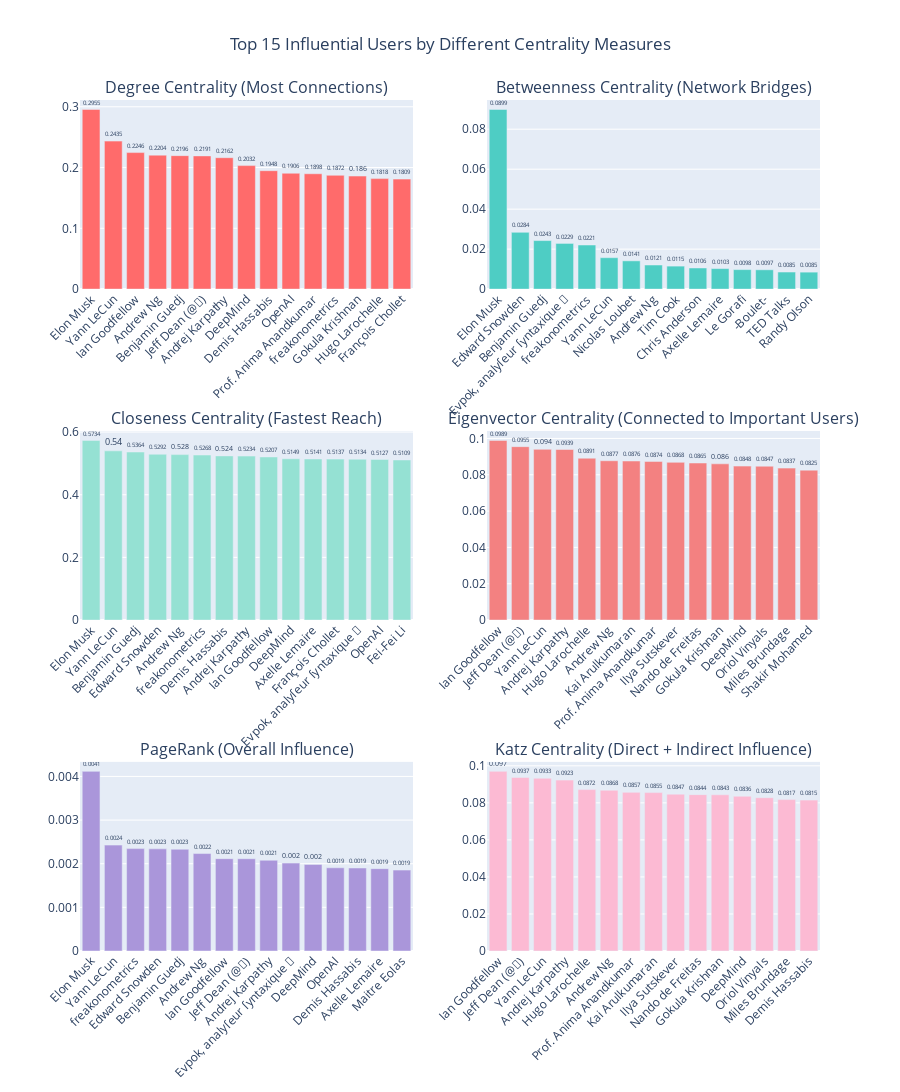

The notebook cell this image was saved under:
### Markdown cell above
### 2.1 Top Influential Users by Each Centrality Measure

Let's identify the most influential users according to each centrality measure. Different measures reveal different types of influence!

### Code cell
# Find top users by each centrality measure
top_n = 15

print("🌟 TOP INFLUENTIAL USERS BY CENTRALITY MEASURE")
print("=" * 80)

measures = {
    'degree': 'Degree Centrality (Most Connections)',
    'betweenness': 'Betweenness Centrality (Network Bridges)',
    'closeness': 'Closeness Centrality (Fastest Reach)',
    'eigenvector': 'Eigenvector Centrality (Connected to Important Users)',
    'pagerank': 'PageRank (Overall Influence)',
    'katz': 'Katz Centrality (Direct + Indirect Influence)',
}

top_users_by_measure = {}

for measure, description in measures.items():
    top_users = centrality_df.nlargest(top_n, measure)
    top_users_by_measure[measure] = top_users
    
    print(f"\n📊 {description}:")
    print("-" * 80)
    for idx, (i, row) in enumerate(top_users.iterrows(), 1):
        print(f"   {idx:2d}. {row['display_name']:20s} | Score: {row[measure]:.6f} | Connections: {row['degree_count']}")
    
    # Show overlap with other measures
    top_users_set = set(top_users['user'])
    overlaps = {}
    for other_measure, other_description in measures.items():
        if other_measure != measure:
            other_top = set(centrality_df.nlargest(top_n, other_measure)['user'])
            overlap = len(top_users_set & other_top)
            overlaps[other_measure] = overlap
    
    print(f"   Overlap with other top-{top_n} lists:")
    for other_measure, overlap in overlaps.items():
        print(f"      - {measures[other_measure]}: {overlap}/{top_n} users")

# Create visualization
fig = make_subplots(
    rows=3, cols=2,
    subplot_titles=list(measures.values()),
    specs=[[{"type": "bar"}, {"type": "bar"}],
           [{"type": "bar"}, {"type": "bar"}],
           [{"type": "bar"}, {"type": "bar"}]]
)

colors = ['#FF6B6B', '#4ECDC4', '#95E1D3', '#F38181', '#AA96DA', '#FCBAD3']
row_col = [(1,1), (1,2), (2,1), (2,2), (3,1), (3,2)]

for idx, (measure, description) in enumerate(measures.items()):
    top_users = top_users_by_measure[measure]
    row, col = row_col[idx]
    
    fig.add_trace(
        go.Bar(x=top_users['display_name'].map(lambda x: node_to_name.get(x, x)), y=top_users[measure],
               name=description, marker_color=colors[idx],
               text=top_users[measure].round(4),
               textposition='outside',
               hovertemplate='<b>%{x}</b><br>Score: %{y:.6f}<br>Connections: %{customdata}<extra></extra>',
               customdata=top_users['degree_count']),
        row=row, col=col
    )

# Update layout
for i in range(1, 4):
    for j in range(1, 3):
        fig.update_xaxes(tickangle=-45, row=i, col=j)

fig.update_layout(
    height=1400,
    showlegend=False,
    title_text="Top 15 Influential Users by Different Centrality Measures",
    title_x=0.5
)

fig.show()

### Figure 1 — Plotly figure (JSON) as saved in the notebook; plotly's stock layout.template omitted (floating-point values rounded to 4 significant figures)
{"data": [{"customdata": [704, 580, 535, 525, 523, 522, 515, 484, 464, 454, 452, 446, 443, 433, 431], "hovertemplate": "<b>%{x}</b><br>Score: %{y:.6f}<br>Connections: %{customdata}<extra></extra>", "marker": {"color": "#FF6B6B"}, "name": "Degree Centrality (Most Connections)", "text": [0.2955, 0.2435, 0.2246, 0.2204, 0.2196, 0.2191, 0.2162, 0.2032, 0.1948, 0.1906, 0.1898, 0.1872, 0.186, 0.1818, 0.1809], "textposition": "outside", "type": "bar", "x": ["Elon Musk", "Yann LeCun", "Ian Goodfellow", "Andrew Ng", "Benjamin Guedj", "Jeff Dean (@🏡)", "Andrej Karpathy", "DeepMind", "Demis Hassabis", "OpenAI", "Prof. Anima Anandkumar", "freakonometrics", "Gokula Krishnan", "Hugo Larochelle", "François Chollet"], "xaxis": "x", "y": [0.2955, 0.2435, 0.2246, 0.2204, 0.2196, 0.2191, 0.2162, 0.2032, 0.1948, 0.1906, 0.1898, 0.1872, 0.186, 0.1818, 0.1809], "yaxis": "y"}, {"customdata": [704, 408, 523, 370, 446, 580, 293, 525, 261, 200, 316, 292, 295, 177, 245], "hovertemplate": "<b>%{x}</b><br>Score: %{y:.6f}<br>Connections: %{customdata}<extra></extra>", "marker": {"color": "#4ECDC4"}, "name": "Betweenness Centrality (Network Bridges)", "text": [0.0899, 0.0284, 0.0243, 0.0229, 0.0221, 0.0157, 0.0141, 0.0121, 0.0115, 0.0106, 0.0103, 0.0098, 0.0097, 0.0085, 0.0085], "textposition": "outside", "type": "bar", "x": ["Elon Musk", "Edward Snowden", "Benjamin Guedj", "Evpok, analyſeur ſyntaxique 🐘", "freakonometrics", "Yann LeCun", "Nicolas Loubet", "Andrew Ng", "Tim Cook", "Chris Anderson", "Axelle Lemaire", "Le Gorafi", "-Boulet-", "TED Talks", "Randy Olson"], "xaxis": "x2", "y": [0.08989, 0.02841, 0.02429, 0.02286, 0.02207, 0.01572, 0.01414, 0.01206, 0.01151, 0.01057, 0.01027, 0.009755, 0.009668, 0.008548, 0.008493], "yaxis": "y2"}, {"customdata": [704, 580, 523, 408, 525, 446, 464, 515, 535, 484, 316, 431, 370, 454, 428], "hovertemplate": "<b>%{x}</b><br>Score: %{y:.6f}<br>Connections: %{customdata}<extra></extra>", "marker": {"color": "#95E1D3"}, "name": "Closeness Centrality (Fastest Reach)", "text": [0.5734, 0.54, 0.5364, 0.5292, 0.528, 0.5268, 0.524, 0.5234, 0.5207, 0.5149, 0.5141, 0.5137, 0.5134, 0.5127, 0.5109], "textposition": "outside", "type": "bar", "x": ["Elon Musk", "Yann LeCun", "Benjamin Guedj", "Edward Snowden", "Andrew Ng", "freakonometrics", "Demis Hassabis", "Andrej Karpathy", "Ian Goodfellow", "DeepMind", "Axelle Lemaire", "François Chollet", "Evpok, analyſeur ſyntaxique 🐘", "OpenAI", "Fei-Fei Li"], "xaxis": "x3", "y": [0.5734, 0.54, 0.5364, 0.5292, 0.528, 0.5268, 0.524, 0.5234, 0.5207, 0.5149, 0.5141, 0.5137, 0.5134, 0.5127, 0.5109], "yaxis": "y3"}, {"customdata": [535, 522, 580, 515, 433, 525, 424, 452, 398, 412, 443, 484, 402, 398, 360], "hovertemplate": "<b>%{x}</b><br>Score: %{y:.6f}<br>Connections: %{customdata}<extra></extra>", "marker": {"color": "#F38181"}, "name": "Eigenvector Centrality (Connected to Important Users)", "text": [0.0989, 0.0955, 0.094, 0.0939, 0.0891, 0.0877, 0.0876, 0.0874, 0.0868, 0.0865, 0.086, 0.0848, 0.0847, 0.0837, 0.0825], "textposition": "outside", "type": "bar", "x": ["Ian Goodfellow", "Jeff Dean (@🏡)", "Yann LeCun", "Andrej Karpathy", "Hugo Larochelle", "Andrew Ng", "Kai Arulkumaran", "Prof. Anima Anandkumar", "Ilya Sutskever", "Nando de Freitas", "Gokula Krishnan", "DeepMind", "Oriol Vinyals", "Miles Brundage", "Shakir Mohamed"], "xaxis": "x4", "y": [0.09892, 0.09548, 0.09399, 0.0939, 0.08912, 0.08772, 0.08757, 0.08736, 0.08683, 0.08647, 0.08601, 0.08476, 0.08472, 0.08366, 0.08254], "yaxis": "y4"}, {"customdata": [704, 580, 446, 408, 523, 525, 535, 522, 515, 370, 484, 454, 464, 316, 302], "hovertemplate": "<b>%{x}</b><br>Score: %{y:.6f}<br>Connections: %{customdata}<extra></extra>", "marker": {"color": "#AA96DA"}, "name": "PageRank (Overall Influence)", "text": [0.0041, 0.0024, 0.0023, 0.0023, 0.0023, 0.0022, 0.0021, 0.0021, 0.0021, 0.002, 0.002, 0.0019, 0.0019, 0.0019, 0.0019], "textposition": "outside", "type": "bar", "x": ["Elon Musk", "Yann LeCun", "freakonometrics", "Edward Snowden", "Benjamin Guedj", "Andrew Ng", "Ian Goodfellow", "Jeff Dean (@🏡)", "Andrej Karpathy", "Evpok, analyſeur ſyntaxique 🐘", "DeepMind", "OpenAI", "Demis Hassabis", "Axelle Lemaire", "Maitre Eolas"], "xaxis": "x5", "y": [0.004117, 0.002426, 0.002346, 0.002341, 0.002331, 0.002233, 0.002116, 0.002115, 0.002079, 0.002014, 0.001984, 0.001907, 0.001902, 0.001887, 0.001854], "yaxis": "y5"}, {"customdata": [535, 522, 580, 515, 433, 525, 452, 424, 398, 412, 443, 484, 402, 398, 464], "hovertemplate": "<b>%{x}</b><br>Score: %{y:.6f}<br>Connections: %{customdata}<extra></extra>", "marker": {"color": "#FCBAD3"}, "name": "Katz Centrality (Direct + Indirect Influence)", "text": [0.097, 0.0937, 0.0933, 0.0923, 0.0872, 0.0868, 0.0857, 0.0855, 0.0847, 0.0844, 0.0843, 0.0836, 0.0828, 0.0817, 0.0815], "textposition": "outside", "type": "bar", "x": ["Ian Goodfellow", "Jeff Dean (@🏡)", "Yann LeCun", "Andrej Karpathy", "Hugo Larochelle", "Andrew Ng", "Prof. Anima Anandkumar", "Kai Arulkumaran", "Ilya Sutskever", "Nando de Freitas", "Gokula Krishnan", "DeepMind", "Oriol Vinyals", "Miles Brundage", "Demis Hassabis"], "xaxis": "x6", "y": [0.097, 0.09369, 0.09327, 0.09227, 0.08715, 0.08681, 0.08565, 0.08553, 0.08468, 0.08443, 0.08434, 0.08357, 0.08278, 0.08173, 0.08147], "yaxis": "y6"}], "layout": {"annotations": [{"font": {"size": 16}, "showarrow": false, "text": "Degree Centrality (Most Connections)", "x": 0.225, "xanchor": "center", "xref": "paper", "y": 1, "yanchor": "bottom", "yref": "paper"}, {"font": {"size": 16}, "showarrow": false, "text": "Betweenness Centrality (Network Bridges)", "x": 0.775, "xanchor": "center", "xref": "paper", "y": 1, "yanchor": "bottom", "yref": "paper"}, {"font": {"size": 16}, "showarrow": false, "text": "Closeness Centrality (Fastest Reach)", "x": 0.225, "xanchor": "center", "xref": "paper", "y": 0.6111, "yanchor": "bottom", "yref": "paper"}, {"font": {"size": 16}, "showarrow": false, "text": "Eigenvector Centrality (Connected to Important Users)", "x": 0.775, "xanchor": "center", "xref": "paper", "y": 0.6111, "yanchor": "bottom", "yref": "paper"}, {"font": {"size": 16}, "showarrow": false, "text": "PageRank (Overall Influence)", "x": 0.225, "xanchor": "center", "xref": "paper", "y": 0.2222, "yanchor": "bottom", "yref": "paper"}, {"font": {"size": 16}, "showarrow": false, "text": "Katz Centrality (Direct + Indirect Influence)", "x": 0.775, "xanchor": "center", "xref": "paper", "y": 0.2222, "yanchor": "bottom", "yref": "paper"}], "height": 1400, "showlegend": false, "title": {"text": "Top 15 Influential Users by Different Centrality Measures", "x": 0.5}, "xaxis": {"anchor": "y", "domain": [0, 0.45], "tickangle": -45}, "xaxis2": {"anchor": "y2", "domain": [0.55, 1], "tickangle": -45}, "xaxis3": {"anchor": "y3", "domain": [0, 0.45], "tickangle": -45}, "xaxis4": {"anchor": "y4", "domain": [0.55, 1], "tickangle": -45}, "xaxis5": {"anchor": "y5", "domain": [0, 0.45], "tickangle": -45}, "xaxis6": {"anchor": "y6", "domain": [0.55, 1], "tickangle": -45}, "yaxis": {"anchor": "x", "domain": [0.7778, 1]}, "yaxis2": {"anchor": "x2", "domain": [0.7778, 1]}, "yaxis3": {"anchor": "x3", "domain": [0.3889, 0.6111]}, "yaxis4": {"anchor": "x4", "domain": [0.3889, 0.6111]}, "yaxis5": {"anchor": "x5", "domain": [0, 0.2222]}, "yaxis6": {"anchor": "x6", "domain": [0, 0.2222]}}}
